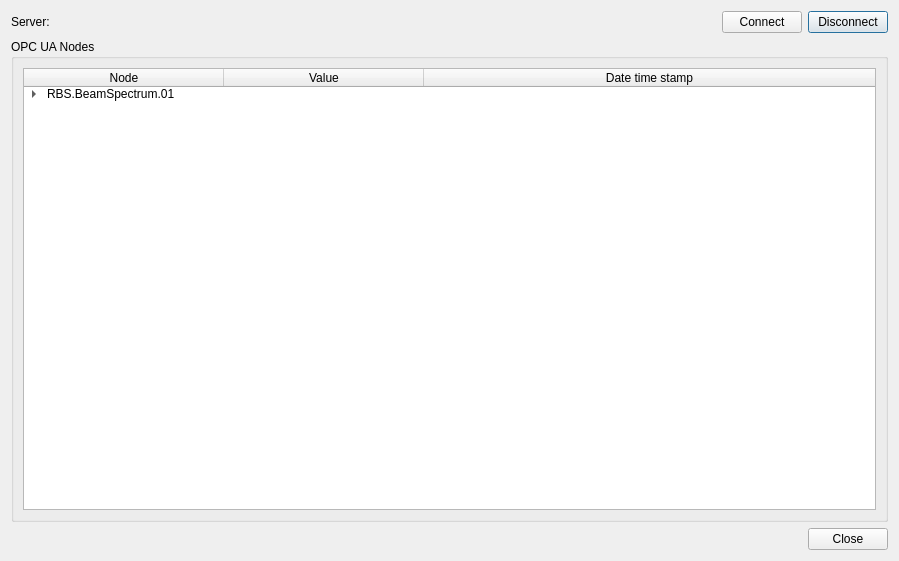
<?xml version="1.0" encoding="UTF-8"?>
<ui version="4.0">
 <class>OpcUaClientDialog</class>
 <widget class="QDialog" name="OpcUaClientDialog">
  <property name="geometry">
   <rect>
    <x>0</x>
    <y>0</y>
    <width>899</width>
    <height>561</height>
   </rect>
  </property>
  <property name="windowTitle">
   <string>OPC UA Client Dialog</string>
  </property>
  <property name="modal">
   <bool>true</bool>
  </property>
  <layout class="QGridLayout" name="gridLayout_2">
   <item row="0" column="0">
    <layout class="QGridLayout" name="gridLayout">
     <item row="0" column="1">
      <widget class="QLabel" name="opcUaServerNameLabel">
       <property name="sizePolicy">
        <sizepolicy hsizetype="Expanding" vsizetype="Preferred">
         <horstretch>0</horstretch>
         <verstretch>0</verstretch>
        </sizepolicy>
       </property>
       <property name="text">
        <string/>
       </property>
      </widget>
     </item>
     <item row="0" column="3">
      <widget class="QPushButton" name="disconnectPushButton">
       <property name="text">
        <string>Disconnect</string>
       </property>
      </widget>
     </item>
     <item row="0" column="0">
      <widget class="QLabel" name="label">
       <property name="text">
        <string>Server:</string>
       </property>
      </widget>
     </item>
     <item row="0" column="2">
      <widget class="QPushButton" name="connectPushButton">
       <property name="text">
        <string>Connect</string>
       </property>
      </widget>
     </item>
     <item row="1" column="0" colspan="4">
      <widget class="QGroupBox" name="groupBox">
       <property name="title">
        <string>OPC UA Nodes</string>
       </property>
       <layout class="QGridLayout" name="gridLayout_3">
        <item row="0" column="0">
         <widget class="QTreeWidget" name="opcUaNodesTreeWidget">
          <attribute name="headerDefaultSectionSize">
           <number>200</number>
          </attribute>
          <column>
           <property name="text">
            <string>Node</string>
           </property>
           <property name="textAlignment">
            <set>AlignHCenter|AlignVCenter|AlignCenter</set>
           </property>
          </column>
          <column>
           <property name="text">
            <string>Value</string>
           </property>
           <property name="textAlignment">
            <set>AlignHCenter|AlignVCenter|AlignCenter</set>
           </property>
          </column>
          <column>
           <property name="text">
            <string>Date time stamp</string>
           </property>
           <property name="textAlignment">
            <set>AlignHCenter|AlignVCenter|AlignCenter</set>
           </property>
          </column>
          <item>
           <property name="text">
            <string notr="true">RBS.BeamSpectrum.01</string>
           </property>
           <item>
            <property name="text">
             <string notr="true">State</string>
            </property>
           </item>
           <item>
            <property name="text">
             <string notr="true">Command</string>
            </property>
           </item>
           <item>
            <property name="text">
             <string notr="true">Value</string>
            </property>
            <property name="text">
             <string notr="true"/>
            </property>
           </item>
           <item>
            <property name="text">
             <string notr="true">ValueIntegral</string>
            </property>
            <property name="text">
             <string notr="true"/>
            </property>
           </item>
           <item>
            <property name="text">
             <string notr="true">HeartBeat</string>
            </property>
            <property name="text">
             <string notr="true"/>
            </property>
           </item>
          </item>
         </widget>
        </item>
       </layout>
      </widget>
     </item>
    </layout>
   </item>
   <item row="1" column="0">
    <widget class="QDialogButtonBox" name="buttonBox">
     <property name="orientation">
      <enum>Qt::Horizontal</enum>
     </property>
     <property name="standardButtons">
      <set>QDialogButtonBox::Close</set>
     </property>
    </widget>
   </item>
  </layout>
 </widget>
 <resources/>
 <connections>
  <connection>
   <sender>buttonBox</sender>
   <signal>accepted()</signal>
   <receiver>OpcUaClientDialog</receiver>
   <slot>accept()</slot>
   <hints>
    <hint type="sourcelabel">
     <x>248</x>
     <y>254</y>
    </hint>
    <hint type="destinationlabel">
     <x>157</x>
     <y>274</y>
    </hint>
   </hints>
  </connection>
  <connection>
   <sender>buttonBox</sender>
   <signal>rejected()</signal>
   <receiver>OpcUaClientDialog</receiver>
   <slot>reject()</slot>
   <hints>
    <hint type="sourcelabel">
     <x>316</x>
     <y>260</y>
    </hint>
    <hint type="destinationlabel">
     <x>286</x>
     <y>274</y>
    </hint>
   </hints>
  </connection>
 </connections>
</ui>
